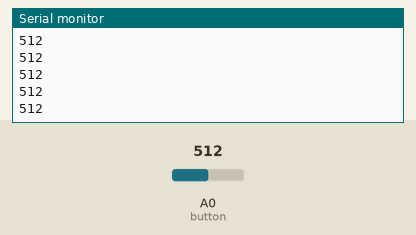
A sketch run on a simulated Arduino Uno, built with avr-gcc and run on an emulated ATmega328P. Parts: the last lines printed to the serial monitor. The inputs (shaded band) are chosen by the test bench; at power-on: A0 (button) = 512.

Above: at 1.2 s.
1.3 s: A0 (button) set to 716
At 1.48 s:
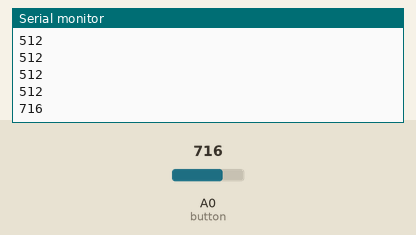
2.8 s: A0 (button) set to 900
At 2.84 s:
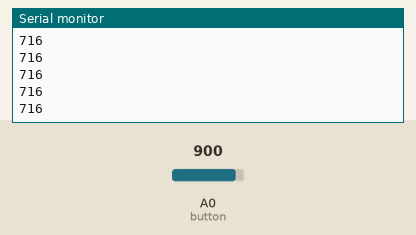
Timing chart, 0 to 5.8 s (numbered marks = the images above; inputs shaded):
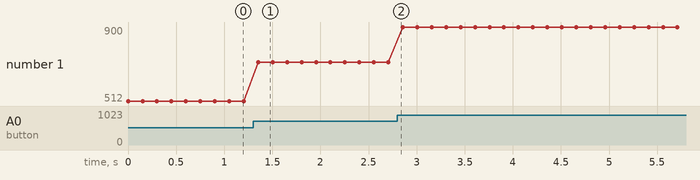

The sketch:

main.ino
```cpp
const int button= 0;
int state = 0;

void setup() {
    Serial.begin(9600);
    pinMode (button, INPUT);
}

void loop() {
    state = analogRead(button);
    Serial.println(state);
    delay(150);
}
```

Measured:
- after the input at 1.3 s, the serial monitor: prints a new line after 0.05 s (image 1)
- plotted number 1: 512 → 716 after the input at 1.3 s, 716 → 900 after the input at 2.8 s
